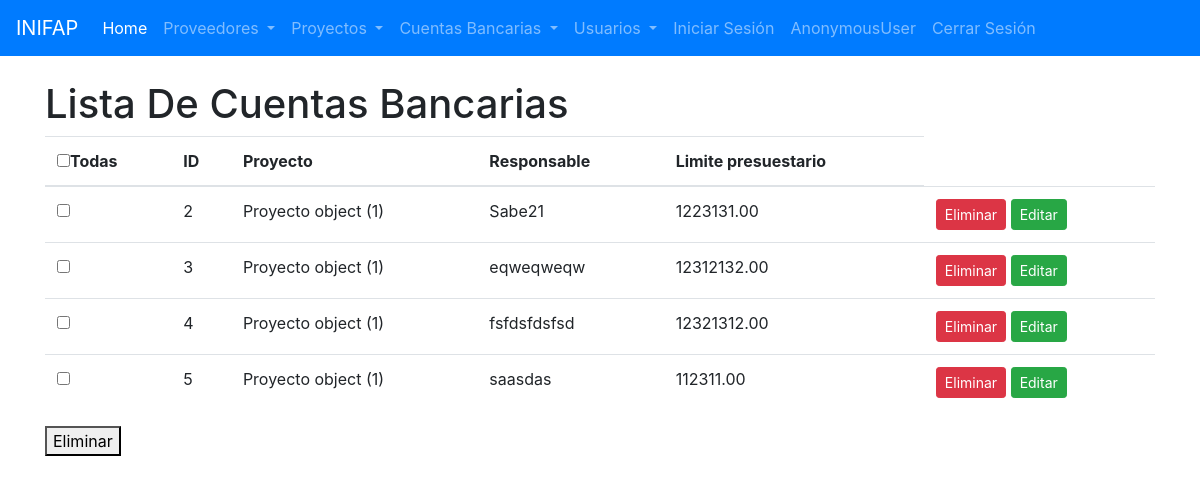
The app's page /cuentas/, older data.
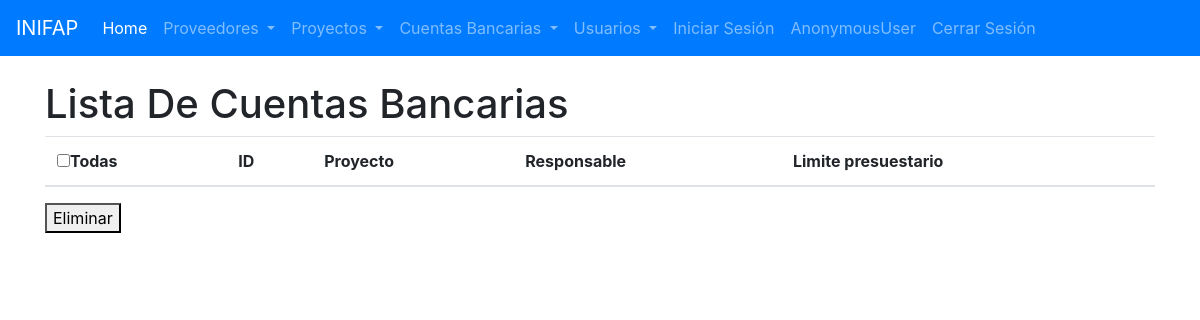
The same page, newer data.
### cuentas/models.py (models this page shows)
class CuentaBancaria(models.Model):
    proyecto = models.ForeignKey(Proyecto, on_delete=models.CASCADE)
    responsable = models.CharField(max_length=100)
    limite_presupuestario = models.DecimalField(max_digits=10, decimal_places=2)

class Proyecto(models.Model):
    nombre = models.CharField(max_length=100)

### cuentas/views.py (the view)
# urls.py: path('', views.ListaCuentasBancarias.as_view(), name = 'lista_cuentas'),
class ListaCuentasBancarias(ListView):
    model = CuentaBancaria

### cuentas/templates/cuentas/cuentabancaria_list.html (shortened to what this page needs)
{% extends 'base.html' %}
{% block contenido %}
<br>
<h1>Lista De Cuentas Bancarias</h1>
<table class="table">
    <thead>
        <form action="{% url 'eliminar_todas' %}" method="post">
            <tr>
                <th><input type="checkbox" name="todas">Todas</th>
                <th>ID</th>
                <th>Proyecto</th>
                <th>Responsable</th>
                <th>Limite presuestario</th>
            </tr>
        </thead>
        <tbody>
                {% for cuenta in object_list %}
                    <tr>
                        <td><input type="checkbox" name="{{cuenta.id}}"></td>
                        <td>{{ cuenta.id }}</td>
                        <td>{{ cuenta.proyecto }}</td>
                        <td>{{ cuenta.responsable }}</td>
                        <td>{{ cuenta.limite_presupuestario }}</td>
                        <td>
                            <a href="{% url 'eliminar_cuenta' cuenta.id %}" class="btn btn-danger btn-sm">Eliminar</a>
                            <a href="{% url 'editar_cuenta' cuenta.id %}" class="btn btn-success btn-sm">Editar</a>
                        </td>
                    </tr>
                {% endfor %}
            </tbody>
        </table>
        <button type="submit">Eliminar</button>
{% endblock %}

### proveedores/templates/base.html (shortened to what this page needs)
{% load static %}
<!DOCTYPE html>
<html lang="en">
<head>
    <link rel="stylesheet" href="{% static 'css/bootstrap.min.css' %}">
</head>
<body>
    <nav class="navbar navbar-dark navbar-expand-lg bg-primary">
        <a class="navbar-brand" href="#">INIFAP</a>
        <div class="collapse navbar-collapse" id="navbarSupportedContent">
          <ul class="navbar-nav mr-auto">
            <li class="nav-item active">
                <a class="nav-link" href="{% url 'home' %}">Home <span class="sr-only">(current)</span></a>
              </li>
            <li class="nav-item dropdown">
              <a class="nav-link dropdown-toggle" href="#" id="navbarDropdown" data-toggle="dropdown" aria-haspopup="true" aria-expanded="false">
                Proveedores
              </a>
            </li>
            <li class="nav-item dropdown">
                <a class="nav-link dropdown-toggle" href="#" id="navbarDropdown" data-toggle="dropdown" aria-haspopup="true" aria-expanded="false">
                  Proyectos
                </a>
              </li>
              <li class="nav-item dropdown">
                <a class="nav-link dropdown-toggle" href="#" id="navbarDropdown" data-toggle="dropdown" aria-haspopup="true" aria-expanded="false">
                  Cuentas Bancarias
                </a>
              </li>
              <li class="nav-item dropdown">
                <a class="nav-link dropdown-toggle" href="#" id="navbarDropdown" data-toggle="dropdown" aria-haspopup="true" aria-expanded="false">
                  Usuarios
                </a>
              </li>
              <li class="nav-item-dropdown">
                <a class="nav-link" href="#">Iniciar Sesión</a>
              </li>
              <li class="nav-item-dropdown">
                <a class="nav-link" href="">{{user}}</a>
              </li>
              <li class="nav-item-dropdown">
                <a class="nav-link" href="#">Cerrar Sesión</a>
              </li>
          </ul>
        </div>
      </nav>
    <div class="container">
        {% block contenido %}
        {% endblock contenido %}
    </div>
</body>
</html>

Row changes from the older to the newer data that the page shows:
removed CuentaBancaria: id "2", proyecto "Proyecto object (1)", responsable "Sabe21", limite_presupuestario "1223131.00"
removed CuentaBancaria: id "3", proyecto "Proyecto object (1)", responsable "eqweqweqw", limite_presupuestario "12312132.00"
removed CuentaBancaria: id "4", proyecto "Proyecto object (1)", responsable "fsfdsfdsfsd", limite_presupuestario "12321312.00"
removed CuentaBancaria: id "5", proyecto "Proyecto object (1)", responsable "saasdas", limite_presupuestario "112311.00"
